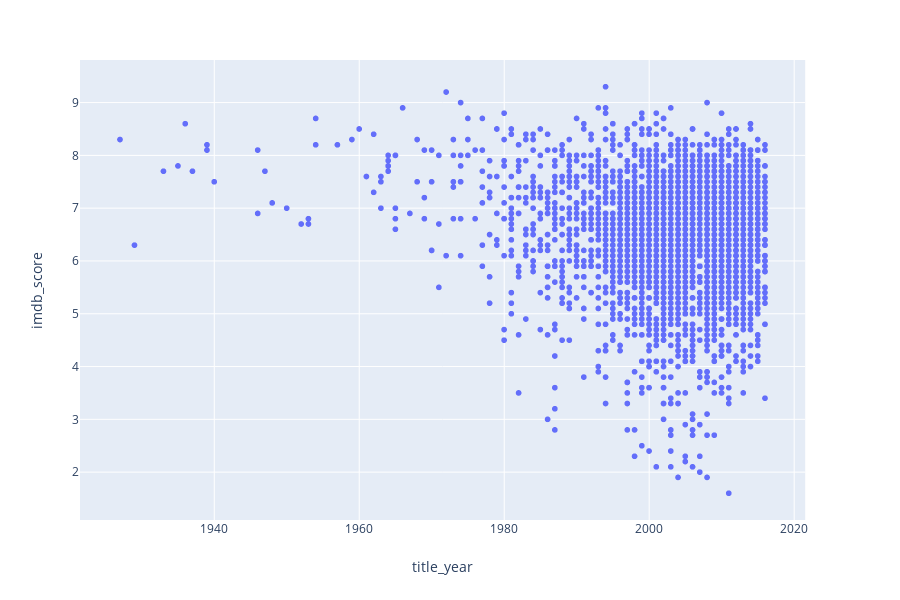

Source (notebook cell):
### Code cell
px.scatter(df_list, x="title_year", y="imdb_score")

### Figure 1 — Plotly figure (JSON) as saved in the notebook; plotly's stock layout.template omitted (floating-point values rounded to 4 significant figures; data arrays with more than 128 entries replaced by an {"elided": "..."} marker saying what was removed)
{"data": [{"hoverlabel": {"namelength": 0}, "hovertemplate": "title_year=%{x}<br>imdb_score=%{y}", "legendgroup": "", "marker": {"color": "#636efa", "symbol": "circle"}, "mode": "markers", "name": "", "showlegend": false, "type": "scattergl", "x": {"elided": "3690 int values"}, "xaxis": "x", "y": {"elided": "3690 float values"}, "yaxis": "y"}], "layout": {"height": 600, "legend": {"tracegroupgap": 0}, "margin": {"t": 60}, "xaxis": {"anchor": "y", "domain": [0, 0.98], "title": {"text": "title_year"}}, "yaxis": {"anchor": "x", "domain": [0, 1], "title": {"text": "imdb_score"}}}}
